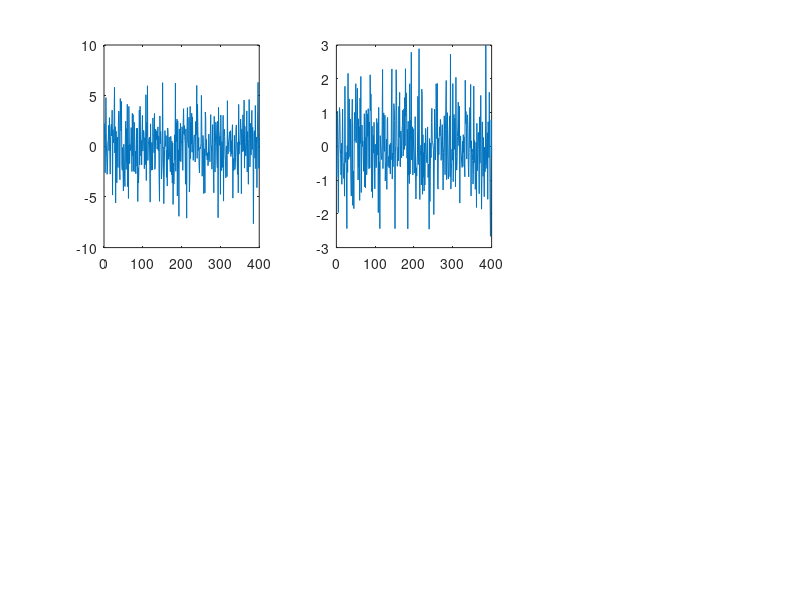

This chart was generated by the following MATLAB code: (Note: this script raises an error after producing the figure.)
function question2()

% Print the weights for a filter of order 5
r5 = y_autocorellation_vector(0,4)
R5 = toeplitz(r5);

p5 = y_autocorellation_vector(1,5);
w5 = R5 \ p5;
display('Weights for filter of order 5:');
display(w5);


% Create a 400 sample input 
L = 400;
x = randn(L,1);
b = [1,-0.1];
a = [-0.4];
y = filter(b, a, x);

subplot(2,3,1);
plot(y);
subplot(2,3,2);
plot(x);
i = 3;
for filter_order = [1,2,5,15]
    % Build input matrices
    [ U, N ] = input_matrix(y, filter_order);
    r = y_autocorellation_vector(0,filter_order-1);    
    R = toeplitz(r);
    p = y_autocorellation_vector(1,filter_order);

    % Perform filtering
    [z, w] = weiner(U, R, p, false);
    
    % calculate error
    y_trunc = y(filter_order:length(y)-1, :);
    e = abs(z' - y_trunc).^2;
    % plot
    subplot(2,3,i);
    hold off;
    plot(z);
    hold on;
    plot(y_trunc, 'r');
    hold off;
    i = i + 1;
end

end

function [ U, N ] = input_matrix(y, filter_order)
    M = filter_order;
    N = length(y) - M;
    U = [];
    for i = 1 : N
        U = [U, y(i+M-1:-1:i)];
    end
end

function [ p ] = y_autocorellation_vector(start, stop)
    p = arrayfun(@(x) y_autocorellation(x), (start:stop)');
end

function [ r ] = y_autocorellation(l)
    a1 = 0.4;
    b1 = -0.1;

    r0 = (1 + (a1 + b1)^2) / (1 - a1^2);
    if (l == 0)
        r = r0;
    else
        r = a1^l * r0 + b1 * a1^(l-1);
    end
end